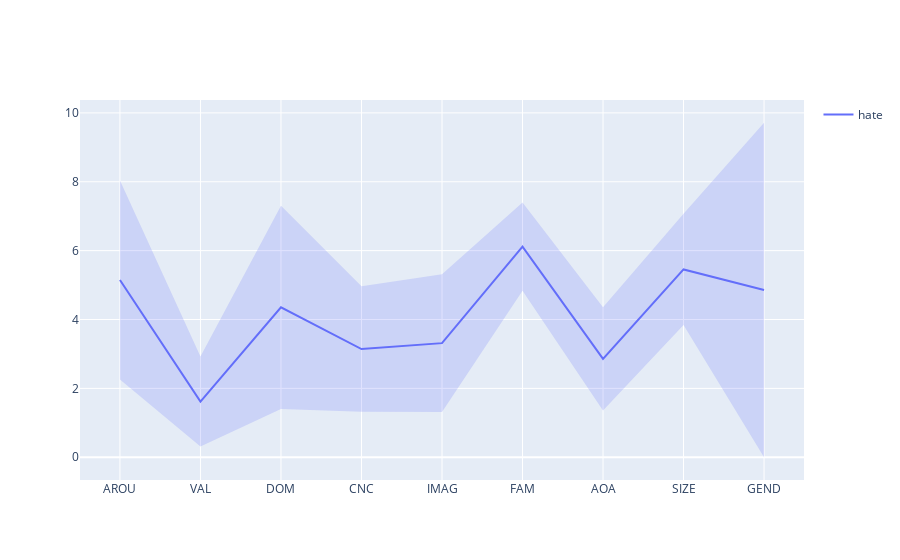

The notebook cell saved with this chart:
### Code cell
viz_GlasgowR(['hate'], df)

### Figure 1 — Plotly figure (JSON) as saved in the notebook; plotly's stock layout.template omitted (floating-point values rounded to 4 significant figures)
{"data": [{"line": {"color": "#636EFA"}, "mode": "lines", "name": "hate", "showlegend": true, "type": "scatter", "x": [1, 2, 3, 4, 5, 6, 7, 8, 9], "y": [5.147, 1.618, 4.353, 3.143, 3.314, 6.114, 2.857, 5.455, 4.857]}, {"fill": "toself", "fillcolor": "rgba(99, 110, 250, 0.2)", "hoverinfo": "skip", "line": {"color": "rgba(255,255,255,0)"}, "showlegend": false, "type": "scatter", "x": [1, 2, 3, 4, 5, 6, 7, 8, 9, 9, 8, 7, 6, 5, 4, 3, 2, 1], "y": [8.039, 2.924, 7.302, 4.966, 5.311, 7.396, 4.353, 7.071, 9.714, 0, 3.839, 1.361, 4.832, 1.317, 1.32, 1.404, 0.312, 2.255]}], "layout": {"xaxis": {"tickmode": "array", "ticktext": ["AROU", "VAL", "DOM", "CNC", "IMAG", "FAM", "AOA", "SIZE", "GEND"], "tickvals": [1, 2, 3, 4, 5, 6, 7, 8, 9]}}}
